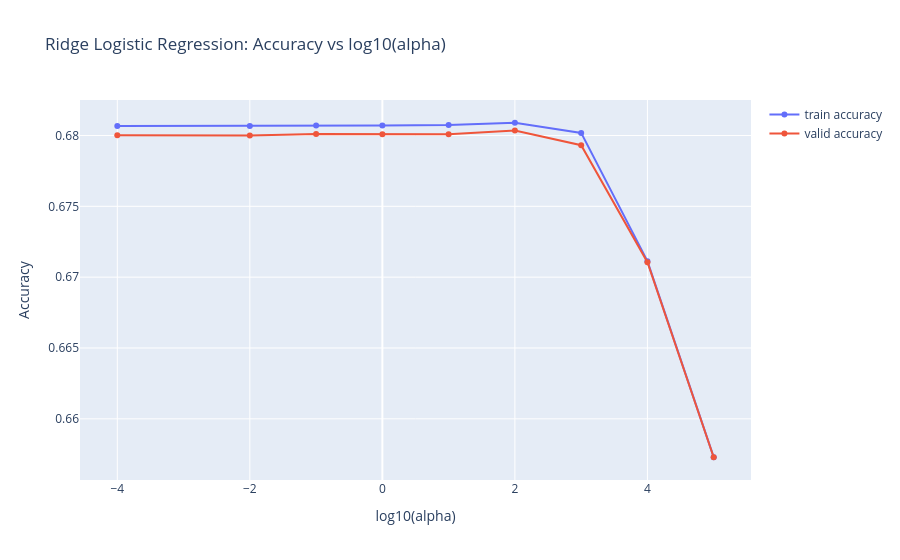

Source (notebook cell):
### Code cell
ridge_results = pd.DataFrame()
ridge_results['alpha'] = np.log10(alpha_grid)
ridge_results['train accuracy'] = ridgeCV.cv_results_['mean_train_score']
ridge_results['valid accuracy'] = ridgeCV.cv_results_['mean_test_score']

fig = go.Figure()
fig.add_trace(go.Scatter(x=ridge_results['alpha'], y=ridge_results['train accuracy'], mode='lines+markers', name='train accuracy'))
fig.add_trace(go.Scatter(x=ridge_results['alpha'], y=ridge_results['valid accuracy'], mode='lines+markers', name='valid accuracy'))
fig.update_layout(title='Ridge Logistic Regression: Accuracy vs log10(alpha)', xaxis_title='log10(alpha)', yaxis_title='Accuracy')
fig.show()

ridge_logreg = ridgeCV.best_estimator_
y_pred_ridge = ridge_logreg.predict(X_test)
ridge_classification_rep = classification_report(y_test, y_pred_ridge)
print('Ridge Logistic Regression Classification Report:')
print(ridge_classification_rep)
ridge_accuracy = accuracy_score(y_test, y_pred_ridge)
print(f'Ridge Logistic Regression Accuracy: {ridge_accuracy:.4f}')

### Figure 1 — Plotly figure (JSON) as saved in the notebook; plotly's stock layout.template omitted (floating-point values rounded to 4 significant figures)
{"data": [{"mode": "lines+markers", "name": "train accuracy", "type": "scatter", "x": [-4.0, -2.0, -1.0, 0.0, 1.0, 2.0, 3.0, 4.0, 5.0], "y": [0.6807, 0.6807, 0.6807, 0.6807, 0.6807, 0.6809, 0.6802, 0.6711, 0.6573]}, {"mode": "lines+markers", "name": "valid accuracy", "type": "scatter", "x": [-4.0, -2.0, -1.0, 0.0, 1.0, 2.0, 3.0, 4.0, 5.0], "y": [0.68, 0.68, 0.6801, 0.6801, 0.6801, 0.6804, 0.6793, 0.6711, 0.6573]}], "layout": {"title": {"text": "Ridge Logistic Regression: Accuracy vs log10(alpha)"}, "xaxis": {"title": {"text": "log10(alpha)"}}, "yaxis": {"title": {"text": "Accuracy"}}}}
